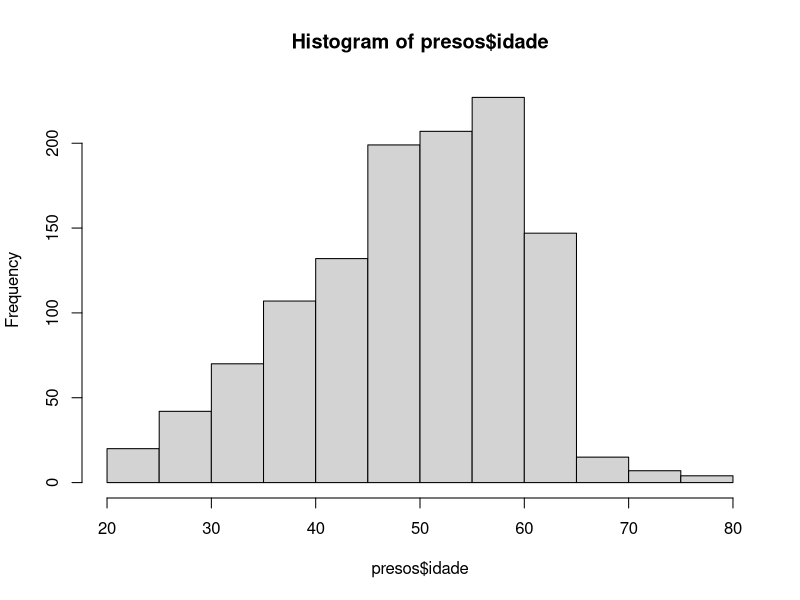
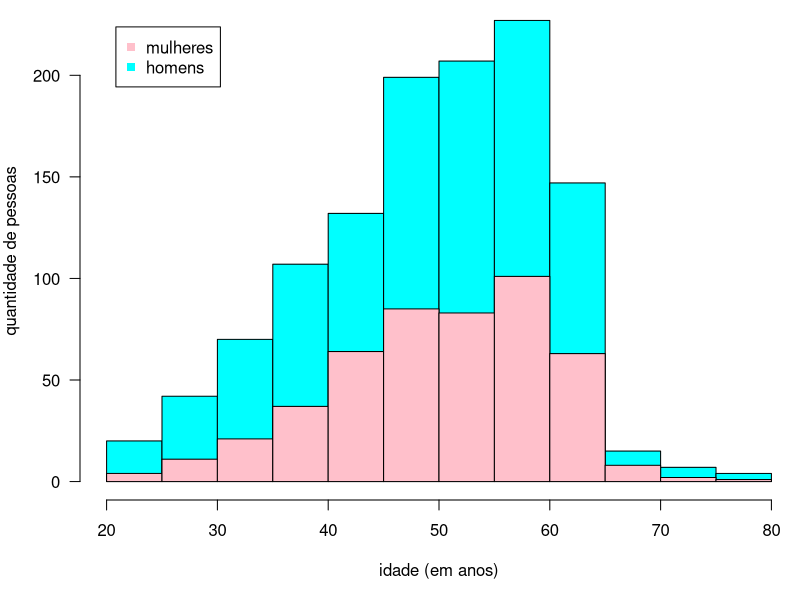

Source code (R) for these figures, in order:
presos.raw <- read.csv ("presos.csv")
nrow (presos.raw)
table (presos.raw$genero)

presos <- subset (presos.raw, data.nascimento != "")
nrow (presos)

presos$data.nascimento <- as.Date (presos$data.nascimento)
presos$idade <- as.numeric (Sys.Date() - presos$data.nascimento) / 365.25

nrow (subset (presos, idade < 18))
nrow (subset (presos, idade > 80))

presos <- subset (presos, idade >= 18 & idade < 80)
nrow (presos)
table (presos$genero)

summary (presos$idade)

n <- nrow (presos)
length (which (presos$idade > 45 & presos$idade < 55)) / n
length (which (presos$idade > 40 & presos$idade < 60)) / n

aggregate (presos, idade ~ genero, mean)
anova (lm (idade ~ genero, presos))

h <- hist (presos$idade)

png (file = "histograma-idades.png", height = 640, width = 640, pointsize = 24)
par (mar = c (5, 4, 0.1, 0.1))
plot (h, col = "cyan", las = 1,
      xlab = "idade (em anos)", ylab = "quantidade de pessoas", main = "")
hist (subset(presos, genero == "F")$idade, col = "pink", breaks = h$breaks,
      add = TRUE)
legend ("topleft", legend = c("mulheres", "homens"), pch = 15,
        col = c("pink", "cyan"), inset = 0.05)
dev.off ()
